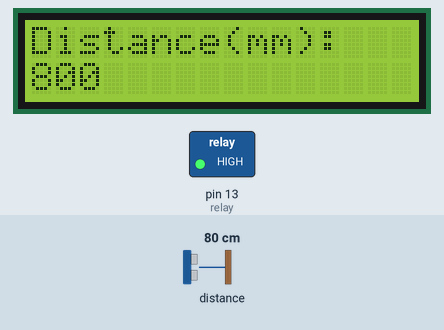
This sketch was run on a simulated Arduino Uno, built with avr-gcc and run on an emulated ATmega328P. Shown: 16×2 character LCD, switched loads named in the sketch (green lamp = pin HIGH). The inputs (shaded band) are chosen by the test bench; at power-on: distance to the obstacle 80 cm. What the sketch prints to the serial monitor is not drawn.

Above: at 1.2 s.
1.3 s: distance to the obstacle set to 94 cm
At 2.5 s:
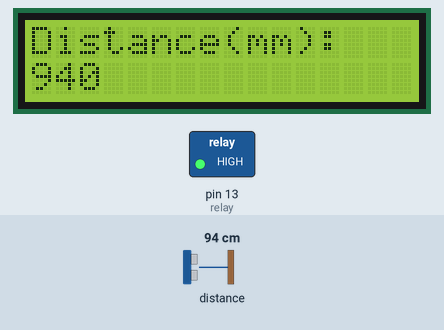
2.8 s: distance to the obstacle set to 102 cm
At 3.4 s:
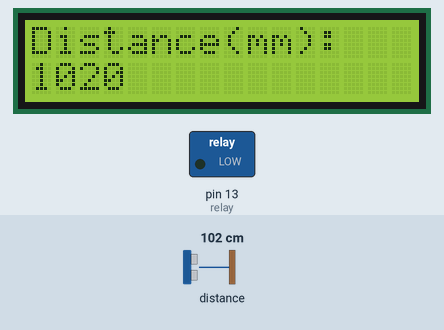
4.3 s: distance to the obstacle set to 2 cm
At 5.5 s:
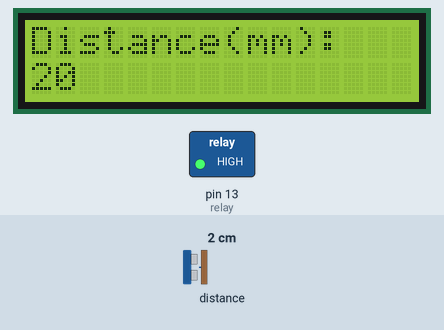
5.8 s: distance to the obstacle set to 18 cm
At 6.1 s:
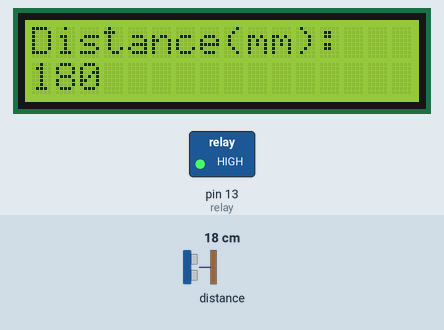
Timing chart, 0 to 8.3 s (numbered marks = the images above; inputs shaded):
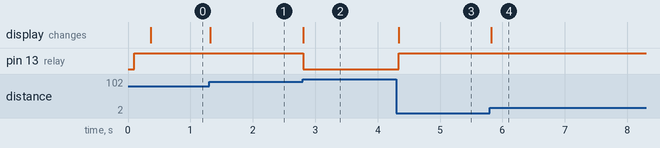

Measured:
- the behaviour switches between 99 and 100 cm on distance to the obstacle (found by bisection; images 1 and 2)
- after the input at 1.3 s, the display: changes at once (image 1)
- after the input at 2.8 s, pin 13 (relay): HIGH → LOW at once; the display: changes at once (image 2)
- after the input at 4.3 s, pin 13 (relay): LOW → HIGH at once; the display: changes at once (image 3)
- after the input at 5.8 s, the display: changes at once (image 4)

The sketch:

codeeee.ino
```cpp
//based on examples from Aruino's Liquid Crystal Hello World, IoT Digital Loggers' relay example, and the distance sensor examples. All linked below.
//https://github.com/pololu/vl53l1x-arduino
//https://docs.arduino.cc/learn/electronics/lcd-displays
//http://www.digital-loggers.com/iot2faqs.html

#include <Wire.h>
#include "VL53L1X.h"

VL53L1X Distance_Sensor;

// include the library code:
#include <LiquidCrystal.h>

// initialize the library by associating any needed LCD interface pin
// with the arduino pin number it is connected to
const int rs = 12, en = 11, d4 = 5, d5 = 4, d6 = 3, d7 = 2;
LiquidCrystal lcd(rs, en, d4, d5, d6, d7);
const int relay = 13;

void setup()
{
  Wire.begin();
  Wire.setClock(400000); // use 400 kHz I2C

  Serial.begin(9600);
  Serial.println("VL53L1X Distance Sensor tests in long distance mode(up to 4m).");
  Distance_Sensor.setTimeout(500);
  if (!Distance_Sensor.init())
  {
    Serial.println("Failed to initialize VL53L1X Distance_Sensor!");
    while (1);
  }

  Distance_Sensor.setDistanceMode(VL53L1X::Long);
  //I know its stupid long but it works so cope harder
  Distance_Sensor.setMeasurementTimingBudget(500000);
  Distance_Sensor.startContinuous(1000);

  // set up the LCD's number of columns and rows:
  lcd.begin(16, 2);
  pinMode(relay, OUTPUT);      // Initialize the Atmel GPIO pin as an output
}

void loop()
{
  Distance_Sensor.read();
  int distance_mm = Distance_Sensor.ranging_data.range_mm;

  Serial.print("Distance(mm): ");
  Serial.println(distance_mm);

  // Clear the LCD display and set the cursor to the first row
  lcd.clear();
  lcd.setCursor(0, 0);

  // Print the distance on the LCD
  lcd.print("Distance(mm):");
  lcd.setCursor(0, 1);
  lcd.print(distance_mm);

  if (distance_mm < 1000){
    digitalWrite(relay, HIGH);   // Turn the relay off
  }
  else{
    digitalWrite(relay, LOW);   // Turn the relay on
  }

}
```
